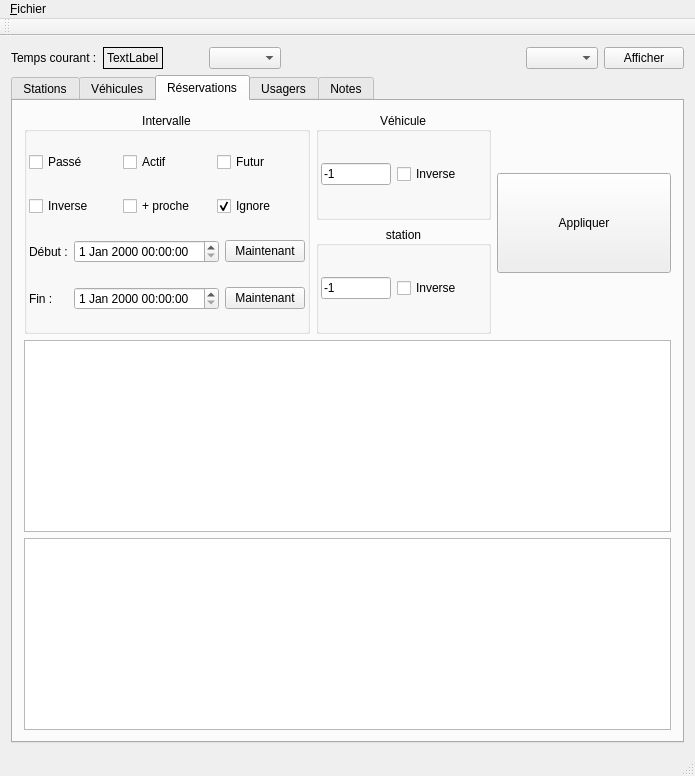
<?xml version="1.0" encoding="UTF-8"?>
<ui version="4.0">
 <class>MainWindow</class>
 <widget class="QMainWindow" name="MainWindow">
  <property name="geometry">
   <rect>
    <x>0</x>
    <y>0</y>
    <width>695</width>
    <height>776</height>
   </rect>
  </property>
  <property name="windowTitle">
   <string>MainWindow</string>
  </property>
  <widget class="QWidget" name="centralWidget">
   <layout class="QVBoxLayout" name="verticalLayout">
    <item>
     <layout class="QHBoxLayout" name="horizontalLayout_3">
      <item>
       <widget class="QLabel" name="label_3">
        <property name="text">
         <string>Temps courant :</string>
        </property>
       </widget>
      </item>
      <item>
       <widget class="QLabel" name="labelHeure">
        <property name="frameShape">
         <enum>QFrame::Box</enum>
        </property>
        <property name="frameShadow">
         <enum>QFrame::Plain</enum>
        </property>
        <property name="text">
         <string>TextLabel</string>
        </property>
       </widget>
      </item>
      <item>
       <spacer name="horizontalSpacer_2">
        <property name="orientation">
         <enum>Qt::Horizontal</enum>
        </property>
        <property name="sizeType">
         <enum>QSizePolicy::Minimum</enum>
        </property>
        <property name="sizeHint" stdset="0">
         <size>
          <width>40</width>
          <height>20</height>
         </size>
        </property>
       </spacer>
      </item>
      <item>
       <widget class="QComboBox" name="scaleBox"/>
      </item>
      <item>
       <spacer name="horizontalSpacer">
        <property name="orientation">
         <enum>Qt::Horizontal</enum>
        </property>
        <property name="sizeHint" stdset="0">
         <size>
          <width>40</width>
          <height>20</height>
         </size>
        </property>
       </spacer>
      </item>
      <item>
       <widget class="QComboBox" name="usagerBox">
        <property name="editable">
         <bool>false</bool>
        </property>
       </widget>
      </item>
      <item>
       <widget class="QPushButton" name="usagerBut">
        <property name="text">
         <string>Afficher</string>
        </property>
       </widget>
      </item>
     </layout>
    </item>
    <item>
     <widget class="QTabWidget" name="tabWidget">
      <property name="currentIndex">
       <number>2</number>
      </property>
      <widget class="QWidget" name="tab_1">
       <attribute name="title">
        <string>Stations</string>
       </attribute>
       <layout class="QVBoxLayout" name="verticalLayout_2">
        <item>
         <widget class="QTableView" name="tableView">
          <property name="alternatingRowColors">
           <bool>true</bool>
          </property>
          <property name="selectionBehavior">
           <enum>QAbstractItemView::SelectRows</enum>
          </property>
         </widget>
        </item>
       </layout>
      </widget>
      <widget class="QWidget" name="tab_2">
       <attribute name="title">
        <string>Véhicules</string>
       </attribute>
       <layout class="QVBoxLayout" name="verticalLayout_3">
        <item>
         <widget class="QTableView" name="tableView_2">
          <property name="alternatingRowColors">
           <bool>true</bool>
          </property>
          <property name="selectionBehavior">
           <enum>QAbstractItemView::SelectRows</enum>
          </property>
          <property name="verticalScrollMode">
           <enum>QAbstractItemView::ScrollPerItem</enum>
          </property>
         </widget>
        </item>
       </layout>
      </widget>
      <widget class="QWidget" name="tab_3">
       <attribute name="title">
        <string>Réservations</string>
       </attribute>
       <layout class="QVBoxLayout" name="verticalLayout_6">
        <item>
         <layout class="QHBoxLayout" name="horizontalLayout_6">
          <item>
           <widget class="QGroupBox" name="intervalleBox">
            <property name="sizePolicy">
             <sizepolicy hsizetype="Minimum" vsizetype="Minimum">
              <horstretch>0</horstretch>
              <verstretch>0</verstretch>
             </sizepolicy>
            </property>
            <property name="title">
             <string>Intervalle</string>
            </property>
            <property name="alignment">
             <set>Qt::AlignCenter</set>
            </property>
            <property name="flat">
             <bool>false</bool>
            </property>
            <layout class="QVBoxLayout" name="verticalLayout_7">
             <property name="margin">
              <number>2</number>
             </property>
             <item>
              <layout class="QHBoxLayout" name="horizontalLayout_7">
               <item>
                <widget class="QCheckBox" name="passeBox">
                 <property name="text">
                  <string>Passé</string>
                 </property>
                </widget>
               </item>
               <item>
                <widget class="QCheckBox" name="actifBox">
                 <property name="text">
                  <string>Actif</string>
                 </property>
                </widget>
               </item>
               <item>
                <widget class="QCheckBox" name="futurBox">
                 <property name="text">
                  <string>Futur</string>
                 </property>
                </widget>
               </item>
              </layout>
             </item>
             <item>
              <layout class="QHBoxLayout" name="horizontalLayout_8">
               <item>
                <widget class="QCheckBox" name="inverseBox">
                 <property name="text">
                  <string>Inverse</string>
                 </property>
                </widget>
               </item>
               <item>
                <widget class="QCheckBox" name="procheBox">
                 <property name="text">
                  <string>+ proche</string>
                 </property>
                </widget>
               </item>
               <item>
                <widget class="QCheckBox" name="ignoreBox">
                 <property name="text">
                  <string>Ignore</string>
                 </property>
                 <property name="checked">
                  <bool>true</bool>
                 </property>
                </widget>
               </item>
              </layout>
             </item>
             <item>
              <layout class="QHBoxLayout" name="horizontalLayout_9">
               <item>
                <widget class="QLabel" name="label">
                 <property name="text">
                  <string>Début :</string>
                 </property>
                </widget>
               </item>
               <item>
                <widget class="QDateTimeEdit" name="debutTEdit"/>
               </item>
               <item>
                <widget class="QPushButton" name="dMtntBut">
                 <property name="text">
                  <string>Maintenant</string>
                 </property>
                </widget>
               </item>
              </layout>
             </item>
             <item>
              <layout class="QHBoxLayout" name="horizontalLayout_10">
               <item>
                <widget class="QLabel" name="label_2">
                 <property name="text">
                  <string>Fin :</string>
                 </property>
                </widget>
               </item>
               <item>
                <widget class="QDateTimeEdit" name="finTEdit"/>
               </item>
               <item>
                <widget class="QPushButton" name="eMtntBut">
                 <property name="text">
                  <string>Maintenant</string>
                 </property>
                </widget>
               </item>
              </layout>
             </item>
            </layout>
           </widget>
          </item>
          <item>
           <layout class="QVBoxLayout" name="verticalLayout_4">
            <item>
             <widget class="QGroupBox" name="vehiculeBox">
              <property name="sizePolicy">
               <sizepolicy hsizetype="Preferred" vsizetype="Expanding">
                <horstretch>0</horstretch>
                <verstretch>0</verstretch>
               </sizepolicy>
              </property>
              <property name="title">
               <string>Véhicule</string>
              </property>
              <property name="alignment">
               <set>Qt::AlignCenter</set>
              </property>
              <property name="flat">
               <bool>false</bool>
              </property>
              <layout class="QHBoxLayout" name="horizontalLayout_4">
               <property name="margin">
                <number>2</number>
               </property>
               <item>
                <widget class="QLineEdit" name="vEdit">
                 <property name="sizePolicy">
                  <sizepolicy hsizetype="Minimum" vsizetype="Fixed">
                   <horstretch>0</horstretch>
                   <verstretch>0</verstretch>
                  </sizepolicy>
                 </property>
                 <property name="maximumSize">
                  <size>
                   <width>70</width>
                   <height>16777215</height>
                  </size>
                 </property>
                 <property name="text">
                  <string>-1</string>
                 </property>
                 <property name="maxLength">
                  <number>5</number>
                 </property>
                </widget>
               </item>
               <item>
                <widget class="QCheckBox" name="vInverseBox">
                 <property name="text">
                  <string>Inverse</string>
                 </property>
                </widget>
               </item>
              </layout>
             </widget>
            </item>
            <item>
             <widget class="QGroupBox" name="stationBox">
              <property name="sizePolicy">
               <sizepolicy hsizetype="Preferred" vsizetype="Expanding">
                <horstretch>0</horstretch>
                <verstretch>0</verstretch>
               </sizepolicy>
              </property>
              <property name="title">
               <string>station</string>
              </property>
              <property name="alignment">
               <set>Qt::AlignCenter</set>
              </property>
              <layout class="QHBoxLayout" name="horizontalLayout_5">
               <property name="margin">
                <number>2</number>
               </property>
               <item>
                <widget class="QLineEdit" name="sEdit">
                 <property name="sizePolicy">
                  <sizepolicy hsizetype="Minimum" vsizetype="Fixed">
                   <horstretch>0</horstretch>
                   <verstretch>0</verstretch>
                  </sizepolicy>
                 </property>
                 <property name="maximumSize">
                  <size>
                   <width>70</width>
                   <height>16777215</height>
                  </size>
                 </property>
                 <property name="text">
                  <string>-1</string>
                 </property>
                 <property name="maxLength">
                  <number>5</number>
                 </property>
                </widget>
               </item>
               <item>
                <widget class="QCheckBox" name="sInverseBox">
                 <property name="text">
                  <string>Inverse</string>
                 </property>
                </widget>
               </item>
              </layout>
             </widget>
            </item>
           </layout>
          </item>
          <item>
           <layout class="QVBoxLayout" name="verticalLayout_5">
            <item>
             <widget class="QPushButton" name="applyBut">
              <property name="sizePolicy">
               <sizepolicy hsizetype="Minimum" vsizetype="Fixed">
                <horstretch>0</horstretch>
                <verstretch>0</verstretch>
               </sizepolicy>
              </property>
              <property name="minimumSize">
               <size>
                <width>0</width>
                <height>100</height>
               </size>
              </property>
              <property name="text">
               <string>Appliquer</string>
              </property>
             </widget>
            </item>
           </layout>
          </item>
         </layout>
        </item>
        <item>
         <widget class="QTableView" name="tableView_3">
          <property name="sizePolicy">
           <sizepolicy hsizetype="Expanding" vsizetype="Minimum">
            <horstretch>0</horstretch>
            <verstretch>0</verstretch>
           </sizepolicy>
          </property>
          <property name="alternatingRowColors">
           <bool>true</bool>
          </property>
          <property name="selectionBehavior">
           <enum>QAbstractItemView::SelectRows</enum>
          </property>
          <property name="verticalScrollMode">
           <enum>QAbstractItemView::ScrollPerItem</enum>
          </property>
          <property name="sortingEnabled">
           <bool>false</bool>
          </property>
         </widget>
        </item>
        <item>
         <widget class="QTableView" name="tableView_4">
          <property name="enabled">
           <bool>true</bool>
          </property>
          <property name="sizePolicy">
           <sizepolicy hsizetype="Expanding" vsizetype="Minimum">
            <horstretch>0</horstretch>
            <verstretch>0</verstretch>
           </sizepolicy>
          </property>
          <property name="alternatingRowColors">
           <bool>true</bool>
          </property>
          <property name="selectionBehavior">
           <enum>QAbstractItemView::SelectRows</enum>
          </property>
          <property name="verticalScrollMode">
           <enum>QAbstractItemView::ScrollPerItem</enum>
          </property>
          <property name="sortingEnabled">
           <bool>true</bool>
          </property>
         </widget>
        </item>
       </layout>
      </widget>
      <widget class="QWidget" name="tab_4">
       <attribute name="title">
        <string>Usagers</string>
       </attribute>
       <layout class="QVBoxLayout" name="verticalLayout_9">
        <item>
         <widget class="QTableView" name="tableView_5">
          <property name="alternatingRowColors">
           <bool>true</bool>
          </property>
          <property name="selectionBehavior">
           <enum>QAbstractItemView::SelectRows</enum>
          </property>
          <property name="verticalScrollMode">
           <enum>QAbstractItemView::ScrollPerPixel</enum>
          </property>
         </widget>
        </item>
       </layout>
      </widget>
      <widget class="QWidget" name="tab_5">
       <attribute name="title">
        <string>Notes</string>
       </attribute>
       <layout class="QVBoxLayout" name="verticalLayout_8">
        <item>
         <widget class="QTableView" name="tableView_6">
          <property name="alternatingRowColors">
           <bool>true</bool>
          </property>
          <property name="selectionBehavior">
           <enum>QAbstractItemView::SelectRows</enum>
          </property>
          <property name="verticalScrollMode">
           <enum>QAbstractItemView::ScrollPerItem</enum>
          </property>
         </widget>
        </item>
       </layout>
      </widget>
     </widget>
    </item>
   </layout>
  </widget>
  <widget class="QMenuBar" name="menuBar">
   <property name="geometry">
    <rect>
     <x>0</x>
     <y>0</y>
     <width>695</width>
     <height>23</height>
    </rect>
   </property>
   <widget class="QMenu" name="menu_Fichier">
    <property name="title">
     <string>&amp;Fichier</string>
    </property>
    <addaction name="action_Enregistrer"/>
    <addaction name="action_Ouvrir"/>
   </widget>
   <addaction name="menu_Fichier"/>
  </widget>
  <widget class="QToolBar" name="mainToolBar">
   <attribute name="toolBarArea">
    <enum>TopToolBarArea</enum>
   </attribute>
   <attribute name="toolBarBreak">
    <bool>false</bool>
   </attribute>
  </widget>
  <widget class="QStatusBar" name="statusBar"/>
  <action name="action_Enregistrer">
   <property name="text">
    <string>&amp;Enregistrer</string>
   </property>
  </action>
  <action name="action_Ouvrir">
   <property name="text">
    <string>&amp;Ouvrir</string>
   </property>
  </action>
 </widget>
 <layoutdefault spacing="6" margin="11"/>
 <resources/>
 <connections/>
</ui>
